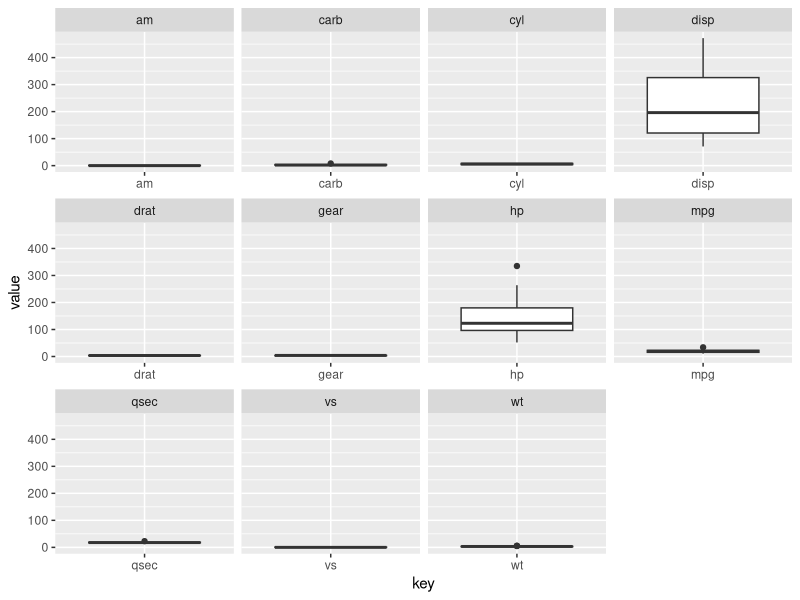

This chart was generated by the following R code:
View(mtcars)
library(ggplot2)
library(tidyr)
gather(mtcars)
ggplot(gather(mtcars), aes(x = key,y = value)) + geom_boxplot()+facet_wrap(~key, scales = 'free_x')
